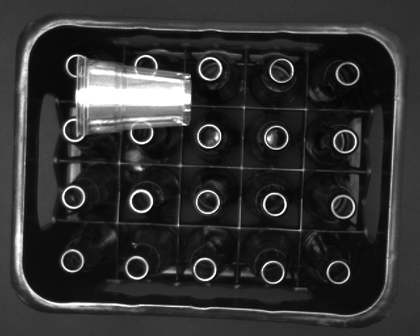
%> input picture images/bottle_crate_12.png, 420 x 336 px, shrunk from 640 x 512 before the run
$ octave approach1.m   (GNU Octave 9; MATLAB toolbox functions it lacks are replaced by stand-ins)
%> lines starting %> are read from the running program, lines starting %| are printed output that depends on the picture; in (x1, y1, x2, y2) boxes, pixels count from 0 and x2, y2 are one past the last pixel; in counts of white or black regions, pixels touching at a corner belong together; the program's own positions count from 1
seLine=strel('line',40,90);
seDisk=strel('disk',2);
seDisk2=strel('disk',6);
seDisk3=strel('disk',15);
seDisk4=strel('disk',5);

%Image reading
A=imread('images/bottle_crate_12.png');
%> A is the input picture: size 336x420 uint8; min 0, max 255, mean 49.5

%Tresholding for bright full white bottle caps
kapakliA=im2bw(A,.99);
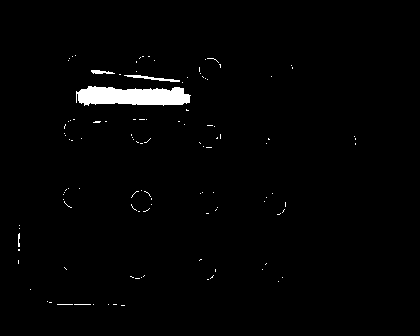
%> kapakliA: size 336x420 logical; 1.6% white; 116 white regions (112 under 20 px), largest, box (x1, y1, x2, y2) and area: (76, 86, 191, 106) 1768, (124, 75, 180, 82) 133, (91, 70, 115, 74) 64, (18, 233, 20, 247) 23
imshow(kapakliA);

%Image filling by holes for bright bottle caps, If any without full circle
diskKA = imfill(kapakliA,"holes");
imshow(diskKA);

%Closing for improve connectivity
KAclosed = imclose(diskKA,seDisk);
%> KAclosed: size 336x420 logical; 1.7% white; 113 white regions (109 under 20 px), largest, box (x1, y1, x2, y2) and area: (76, 86, 191, 106) 1789, (124, 73, 180, 82) 137, (91, 70, 115, 74) 64, (18, 233, 20, 247) 23
imshow(KAclosed);
%Opening for just remain the circles
KAopened = imopen(diskKA,seDisk3);
%> KAopened: size 336x420 logical; every value is 0
imshow(KAopened);


%First treshold with low treshold
backgroundofA=im2bw(A,0.20);
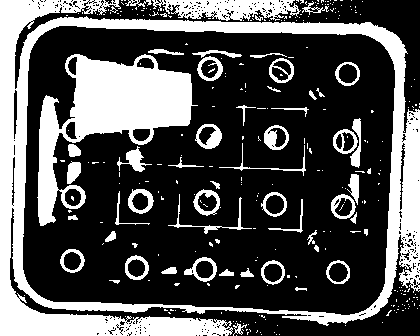
%> backgroundofA: size 336x420 logical; 32.2% white; 304 white regions (252 under 20 px), largest, box (x1, y1, x2, y2) and area: (0, 0, 420, 336) 24963, (37, 54, 198, 226) 10515, (152, 0, 301, 21) 1996
imshow(backgroundofA);

%Secon treshold with higher treshold
frontofA=im2bw(A,0.38);
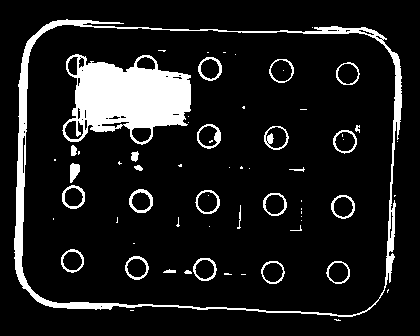
%> frontofA: size 336x420 logical; 11.3% white; 66 white regions (39 under 20 px), largest, box (x1, y1, x2, y2) and area: (62, 54, 191, 145) 7146, (14, 19, 402, 317) 5516, (129, 189, 153, 213) 204
imshow(frontofA);

%Opening with 'line' structring element to leave just the brightest areas
openedBA= imopen(backgroundofA,seLine);
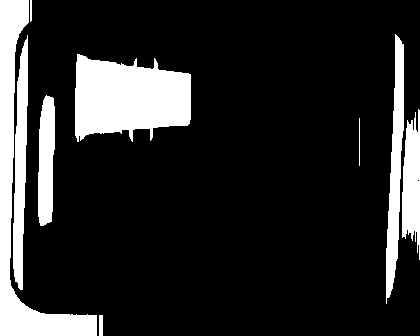
%> openedBA: size 336x420 logical; 16.7% white; 9 white regions, largest, box (x1, y1, x2, y2) and area: (75, 54, 191, 142) 7646, (0, 0, 97, 336) 6977, (386, 34, 404, 304) 2586
imshow(openedBA);

%Subtracting the left bright areas after opening from second(higher) treshold
subtractedA=imsubtract(frontofA,openedBA);
imshow(subtractedA);

%Filling circles
diskA = imfill(subtractedA,"holes");
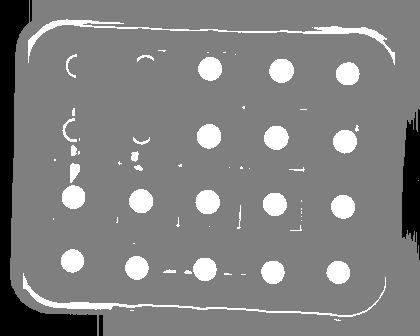
%> diskA: size 336x420 double; min -1, max 1, mean 0.012; drawn with min black and max white
imshow(diskA);
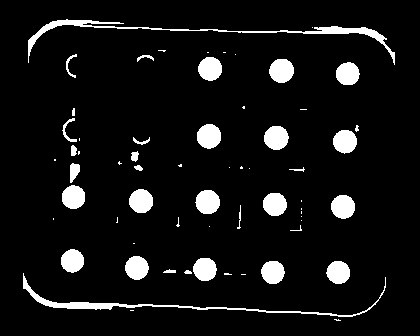
%> displayed picture: size 336x420, on the screen's scale of 0 to 255; 7.6% white; 62 white regions (31 under 20 px), largest, box (x1, y1, x2, y2) and area: (28, 19, 395, 65) 1470, (23, 273, 386, 317) 1198, (269, 59, 294, 83) 473

%Remove the elements that is not a full circle
lastA= imopen(diskA,seDisk3);
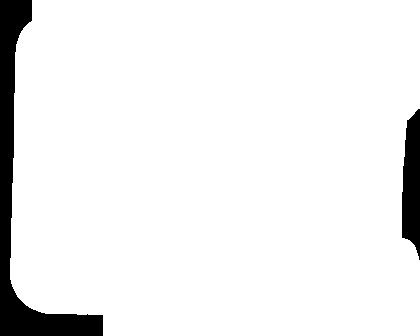
%> lastA: size 336x420 double; values -1 (black) and 0 (white), 93.4% white; 2 black regions, box (x1, y1, x2, y2) and area: (0, 0, 103, 336) 7182, (402, 109, 420, 260) 2119
imshow(lastA);

%This part is for fixing matrix pixel values after subtracting.
%Converting -1 values to 0.
for ii=1:size(lastA,1)
    for jj=1:size(lastA,2)
        % get pixel value
        pixel=lastA(ii,jj);
          % check pixel value and assign new value
          if pixel<0
              lastA(ii,jj)=0;
          end
          % save new pixel value in thresholded image
      end
  end
%> lastA: size 336x420 double; 6.59% of pixels changed, all inside (x1, y1, x2, y2) = (0, 0, 420, 336)

%Combining the results between bright full bottle cans and normal circles
sumofA = or(lastA,KAopened);
imshow(sumofA)

$ run again, with images/bottle_crate_01.png copied over images/bottle_crate_12.png
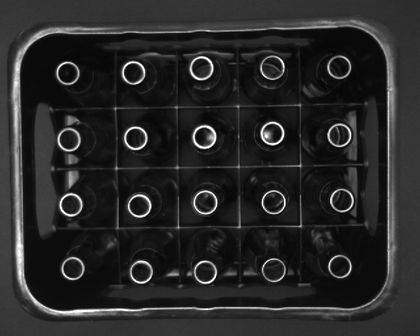
%> input picture images/bottle_crate_01.png, 420 x 336 px, shrunk from 640 x 512 before the run
%> A is the input picture: size 336x420 uint8; min 0, max 255, mean 40.2
%> `kapakliA=im2bw(A,.99);`:
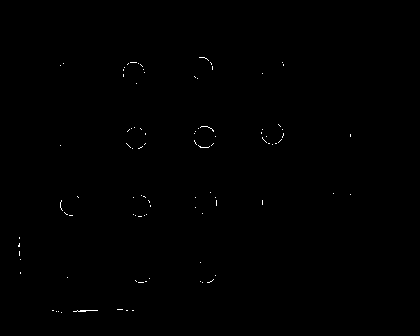
%> kapakliA: size 336x420 logical; 0.2% white in thin lines or dots, all inside (x1, y1, x2, y2) = (18, 57, 351, 313)
%> KAopened: size 336x420 logical; every value is 0
%> backgroundofA: size 336x420 logical; 24.4% white; 334 white regions (273 under 20 px), largest, box (x1, y1, x2, y2) and area: (0, 0, 420, 336) 20635, (35, 104, 56, 235) 2152, (125, 0, 283, 21) 1899
%> frontofA: size 336x420 logical; 6.5% white; 64 white regions (34 under 20 px), largest, box (x1, y1, x2, y2) and area: (11, 20, 396, 316) 5419, (192, 125, 217, 149) 239, (260, 122, 285, 146) 224
%> openedBA: size 336x420 logical; 8.8% white; 10 white regions, largest, box (x1, y1, x2, y2) and area: (0, 0, 30, 336) 3740, (386, 27, 398, 298) 2620, (11, 43, 24, 299) 2363
%> `lastA= imopen(diskA,seDisk3);`:
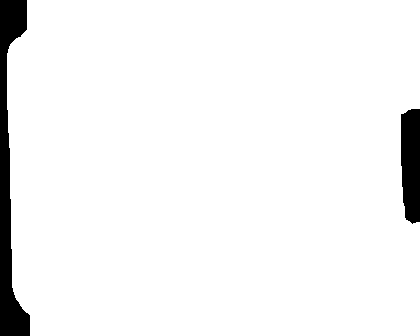
%> lastA: size 336x420 double; values -1 (black) and 0 (white), 95.4% white; 2 black regions, box (x1, y1, x2, y2) and area: (0, 0, 30, 336) 4530, (401, 109, 420, 224) 1986

$ run again, with images/bottle_crate_02.png copied over images/bottle_crate_12.png
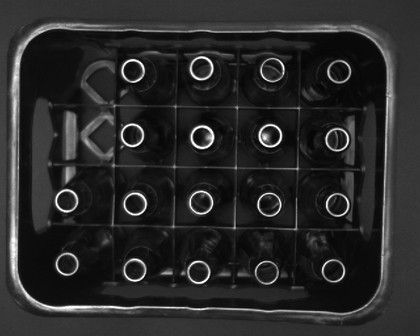
%> input picture images/bottle_crate_02.png, 420 x 336 px, shrunk from 640 x 512 before the run
%> A is the input picture: size 336x420 uint8; min 1, max 255, mean 41.5
%> `kapakliA=im2bw(A,.99);`:
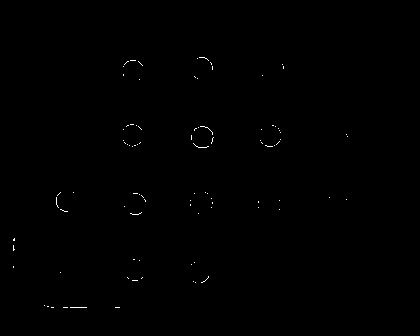
%> kapakliA: size 336x420 logical; 0.2% white in thin lines or dots, all inside (x1, y1, x2, y2) = (13, 57, 348, 308)
%> KAopened: size 336x420 logical; every value is 0
%> backgroundofA: size 336x420 logical; 25.7% white; 360 white regions (303 under 20 px), largest, box (x1, y1, x2, y2) and area: (0, 0, 420, 336) 20739, (32, 99, 58, 230) 2228, (146, 0, 294, 21) 1917
%> frontofA: size 336x420 logical; 6.8% white; 62 white regions (33 under 20 px), largest, box (x1, y1, x2, y2) and area: (9, 23, 395, 315) 5405, (66, 112, 76, 160) 422, (82, 118, 113, 157) 288
%> openedBA: size 336x420 logical; 9.4% white; 12 white regions, largest, box (x1, y1, x2, y2) and area: (381, 32, 396, 303) 2647, (397, 97, 420, 246) 2526, (0, 0, 13, 336) 2377
%> `lastA= imopen(diskA,seDisk3);`:
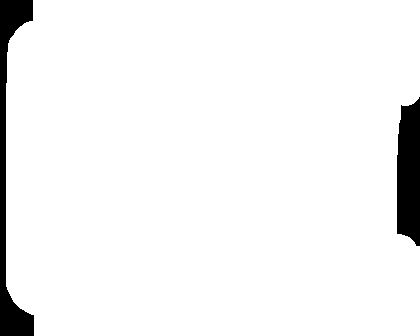
%> lastA: size 336x420 double; values -1 (black) and 0 (white), 95.3% white; 2 black regions, box (x1, y1, x2, y2) and area: (0, 0, 34, 336) 3699, (397, 97, 420, 246) 2981
